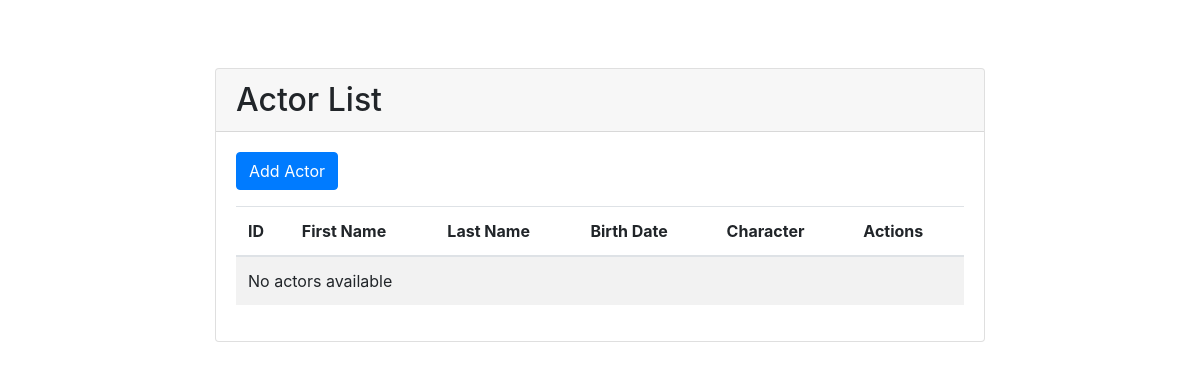
The page /kdrama/actor_list/ on the database as committed earlier.
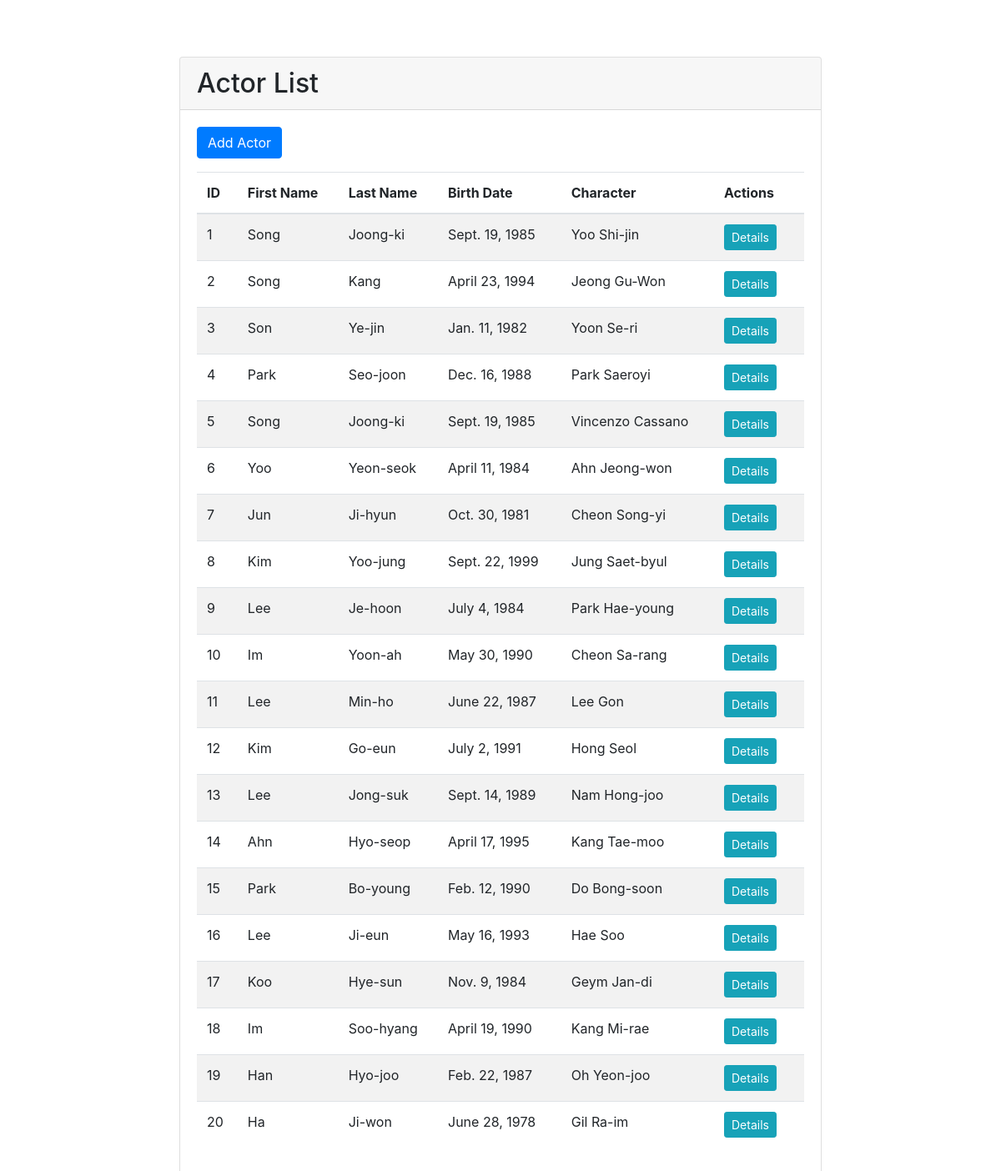
The same page on the database as committed later.
### kdrama/models.py (models this page shows, shortened)
class actor(models.Model):
    actor_id = models.AutoField(primary_key=True)
    first_name = models.CharField(max_length=25, blank=True)
    last_name = models.CharField(max_length=25, blank=True)
    birth_date = models.DateField(blank=True, null=True)
    character = models.ForeignKey(character, on_delete=models.CASCADE)

class character(models.Model):
    character_id = models.AutoField(primary_key=True)
    name = models.CharField(max_length=50, blank=True)
    kdrama = models.ForeignKey(kdrama, on_delete=models.CASCADE)

### kdrama/views.py (the view)
# urls.py: path('actor_list/', views.ActorList.as_view(), name='actor-list'),
class ActorList(View):
    def get(self, request):
        actors = actor.objects.all()
        return render(request=request, template_name='kdrama/actor_list.html', context={'actors': actors})

### kdrama/templates/kdrama/actor_list.html (shortened to what this page needs)
{% extends 'base.html' %}
{% block content %}
    <div class="card mt-5">
        <div class="card-header">
            <h2 class="mb-0">Actor List</h2>
        </div>
        <div class="card-body">
            <a href="{% url 'actor_add' %}" class="btn btn-primary mb-3">Add Actor</a>
            <div class="table-responsive">
                <table class="table table-striped">
                    <thead>
                        <tr>
                            <th>ID</th>
                            <th>First Name</th>
                            <th>Last Name</th>
                            <th>Birth Date</th>
                            <th>Character</th>
                            <th>Actions</th>
                        </tr>
                    </thead>
                    <tbody>
                        {% for actor in actors %}
                            <tr>
                                <td>{{ actor.actor_id }}</td>
                                <td>{{ actor.first_name }}</td>
                                <td>{{ actor.last_name }}</td>
                                <td>{{ actor.birth_date }}</td>
                                <td>{{ actor.character.name }}</td>
                                <td>
                                    <a href="{% url 'actor_details' actor.actor_id %}" class="btn btn-info btn-sm">Details</a>
                                </td>
                            </tr>
                        {% empty %}
                            <tr>
                                <td colspan="6">No actors available</td>
                            </tr>
                        {% endfor %}
                    </tbody>
                </table>
            </div>
        </div>
    </div>
{% endblock %}

Rows that differ between the two databases and show on the page:
added actor: actor_id "1", first_name "Song", last_name "Joong-ki", birth_date "Sept. 19, 1985", character.name "Yoo Shi-jin"
added actor: actor_id "2", first_name "Song", last_name "Kang", birth_date "April 23, 1994", character.name "Jeong Gu-Won"
added actor: actor_id "3", first_name "Son", last_name "Ye-jin", birth_date "Jan. 11, 1982", character.name "Yoon Se-ri"
added actor: actor_id "4", first_name "Park", last_name "Seo-joon", birth_date "Dec. 16, 1988", character.name "Park Saeroyi"
added actor: actor_id "5", first_name "Song", last_name "Joong-ki", birth_date "Sept. 19, 1985", character.name "Vincenzo Cassano"
added actor: actor_id "6", first_name "Yoo", last_name "Yeon-seok", birth_date "April 11, 1984", character.name "Ahn Jeong-won"
added actor: actor_id "7", first_name "Jun", last_name "Ji-hyun", birth_date "Oct. 30, 1981", character.name "Cheon Song-yi"
added actor: actor_id "8", first_name "Kim", last_name "Yoo-jung", birth_date "Sept. 22, 1999", character.name "Jung Saet-byul"
added actor: actor_id "9", first_name "Lee", last_name "Je-hoon", birth_date "July 4, 1984", character.name "Park Hae-young"
added actor: actor_id "10", first_name "Im", last_name "Yoon-ah", birth_date "May 30, 1990", character.name "Cheon Sa-rang"
added actor: actor_id "11", first_name "Lee", last_name "Min-ho", birth_date "June 22, 1987", character.name "Lee Gon"
added actor: actor_id "12", first_name "Kim", last_name "Go-eun", birth_date "July 2, 1991", character.name "Hong Seol"
added actor: actor_id "13", first_name "Lee", last_name "Jong-suk", birth_date "Sept. 14, 1989", character.name "Nam Hong-joo"
added actor: actor_id "14", first_name "Ahn", last_name "Hyo-seop", birth_date "April 17, 1995", character.name "Kang Tae-moo"
added actor: actor_id "15", first_name "Park", last_name "Bo-young", birth_date "Feb. 12, 1990", character.name "Do Bong-soon"
added actor: actor_id "16", first_name "Lee", last_name "Ji-eun", birth_date "May 16, 1993", character.name "Hae Soo"
added actor: actor_id "17", first_name "Koo", last_name "Hye-sun", birth_date "Nov. 9, 1984", character.name "Geym Jan-di"
added actor: actor_id "18", first_name "Im", last_name "Soo-hyang", birth_date "April 19, 1990", character.name "Kang Mi-rae"
added actor: actor_id "19", first_name "Han", last_name "Hyo-joo", birth_date "Feb. 22, 1987", character.name "Oh Yeon-joo"
added actor: actor_id "20", first_name "Ha", last_name "Ji-won", birth_date "June 28, 1978", character.name "Gil Ra-im"
Other text that changed with them:
text no longer shown: "No actors available"
